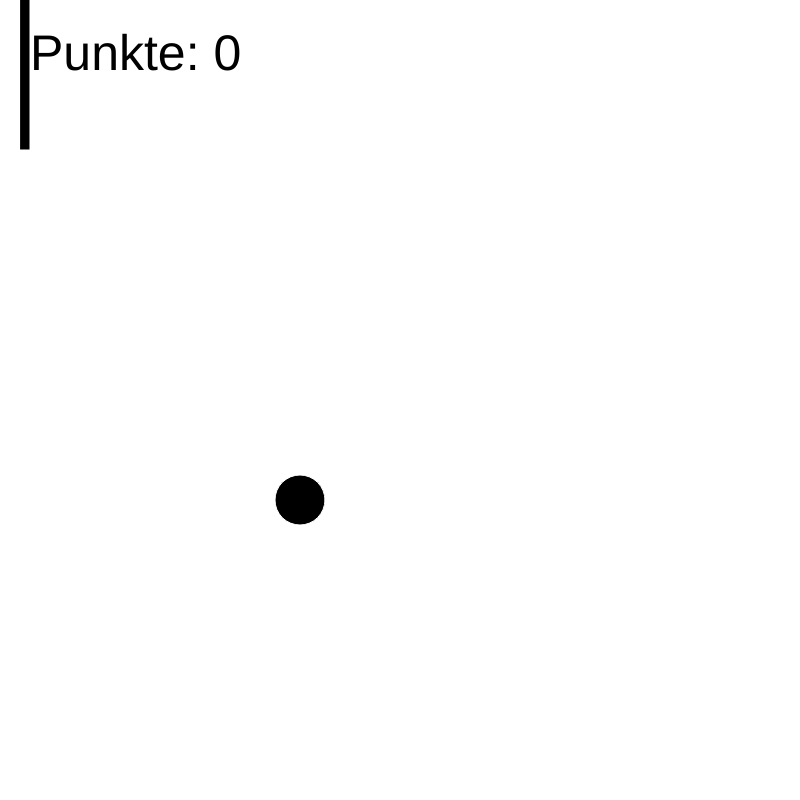
Frame 1 (no input)
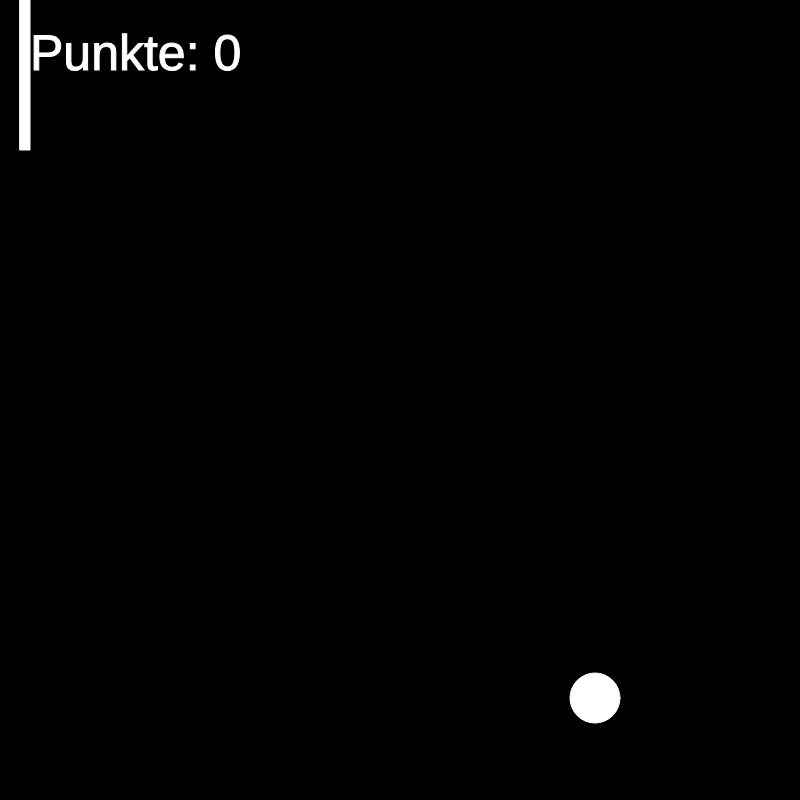
Frame 60 (no input)
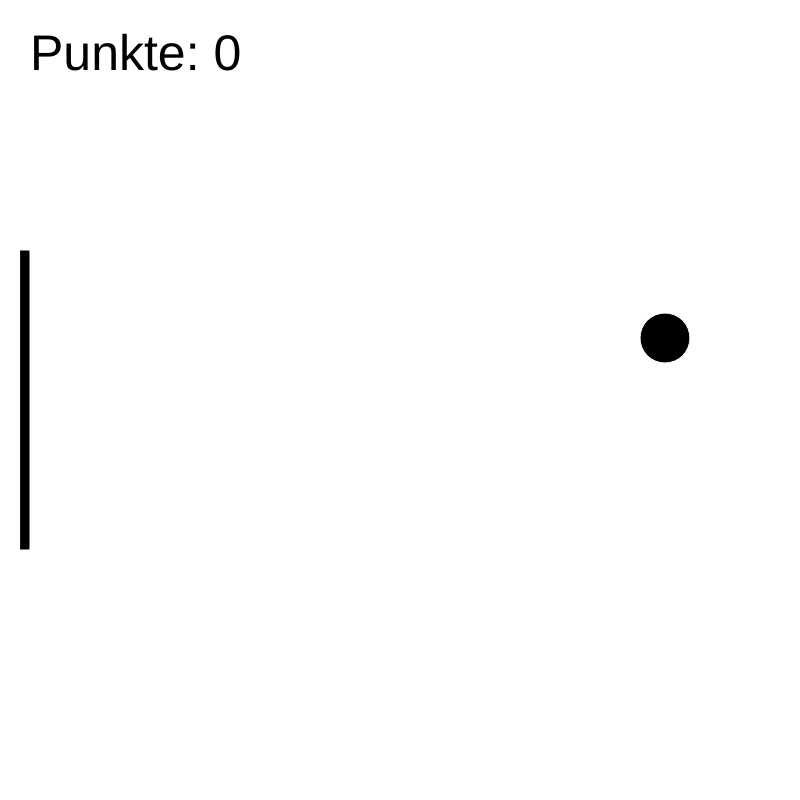
Frame 120 (the mouse pressed at the canvas centre since frame 60)

The p5.js sketch that drew these frames (run headless with seeded random() and noise() and a simulated clock; from frame 60 on, the mouse is pressed at the canvas centre):

// p5.js sketch
// ── sketch.js
//Verstellbare Variabeln
let radius1= 50; 
let canvas;
let radius3= 200;

let xSpeed1= 5;
let ySpeed1= 6;
let x1= 200;
let y1= 200;
let xSpeed2= -8;
let ySpeed2= 9;
let x2= 200;
let y2= 200;
let radius2 =50;
let c1= 0;
let c2= 255;
let c3= 255;
let stroke2 = 1;
let stroke3 =1;
let mitte;
let xq1;
let xq2;
let xq3;
let xq4;
let yq1;
let yq2;
let yq3;
let yq4;
let schwierigkeit = 300;
let Punkte = 0;
let over = 0;



function setup() {
  canvas = 800;
  createCanvas(canvas, canvas);
  x1= 300;
  y1= 500;
  x2= canvas/2;
  y2= canvas/2;
  mitte= canvas/2;
  over=0;
  Punkte=0;
  schwierigkeit=300;
  xSpeed1=5;
  ySpeed1=6;

}

function draw() {
  
  if(over==0){
    
textSize(50);
  
  print(schwierigkeit);
  
  if(c2==1){
    background(0);
    fill(255);
  }
  else{
    background(255);
    fill(0)
    stroke(255);
  }
  
  rect(20, mouseY-schwierigkeit/2, 10,schwierigkeit);
  text("Punkte: "+Punkte,30,70)
  
  //Kreis und Bewegung
  circle(x1,y1,radius1)
  x1=x1+xSpeed1;
  y1=y1+ySpeed1;
  
  //Abprallen vom Rand
  if(x1>canvas-radius1/2){
    xSpeed1=xSpeed1*-1;
    if(c2==1){c2=0;}
    else{c2=1;}
    
  }
  
  if(y1>canvas-radius1/2){
    ySpeed1=ySpeed1*-1;
    if(c2==1){c2=0;}
    else{c2=1;}
  }
  if(y1<0+radius1/2){
    ySpeed1=ySpeed1*-1
    if(c2==1){c2=0;}
    else{c2=1;}
  }
  
  //Abprallen Schläger, Punkte und höhere Schwierigkeit
  
  if(x1<25+radius1/2 && (y1>mouseY-schwierigkeit/2 && y1<mouseY+schwierigkeit/2)){
    
    xSpeed1= xSpeed1*-1;
    Punkte++;
    
    if(schwierigkeit>=60){
     schwierigkeit = schwierigkeit-10;
      xSpeed1 = xSpeed1*1.1;
      ySpeed1 = ySpeed1*1.1;
    }
    
    if(c2==1){c2=0;}
    else{c2=1;}
  }
  
  //game over
 if(x1<0){
   
   over=1;
   
 }
  
  
}
  
  else{ 
    fill(255);
    background(0);
    textSize(80);
    text("Game Over!",80,200);
    textSize(200);
    text(Punkte,100,430);
    textSize(30);
    
  }
}


  function mousePressed(){
    
    if(over==1){
      setup();
      
    }
    
    
    
    
  }
  
  
  
  
  

// ── style.css
html, body {
  margin: 0;
  padding: 0;
}
canvas {
  display: block;
}

body {
  background-color: burlywood;
}

h1 {
color: coral;

}

h6 {
  color: rgb(97, 88, 85);
  font-size: large;
}

hr {
  color: darkgoldenrod;
  
}
